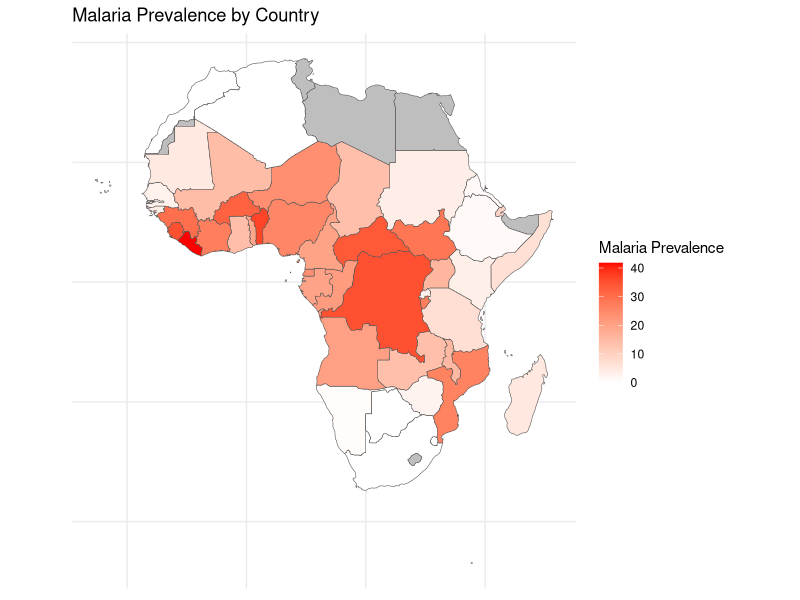
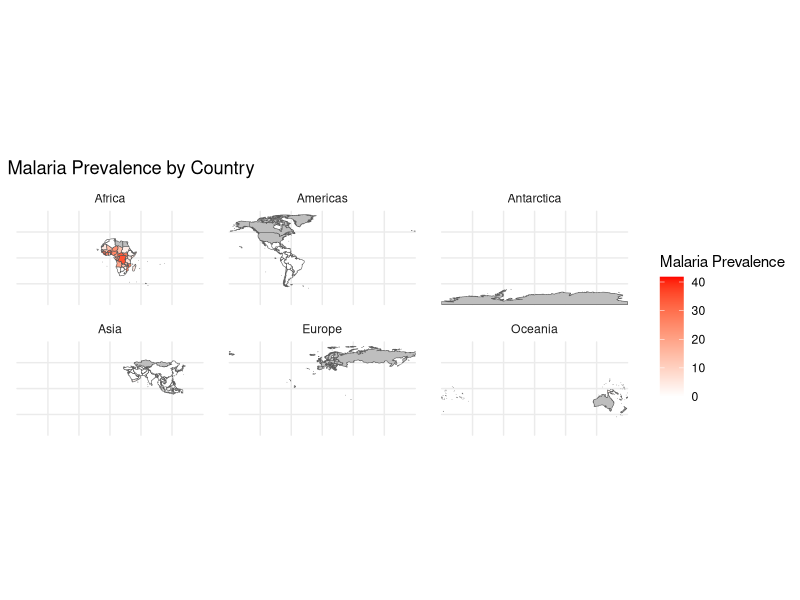

The R script that drew these images, in order:
## ---- chunk 1
library(tidyverse)
library(readxl)
library(rnaturalearth)
library(rnaturalearthdata)
library(dplyr)

Malaria <- read.csv("National_Unit_data.csv")

Incidence<- Malaria%>%
  filter(Metric == "Infection Prevalence" & Year == "2019")%>%
  mutate(Prevalence = Value)%>%
  select(c(ISO3, Prevalence))
## ---- chunk 2
world_map <- ne_countries(scale = 'medium', returnclass = "sf")

map_data <- world_map %>%
  left_join(Incidence, by = c("iso_a3" = "ISO3"))
## ---- chunk 3
ggplot() +
  geom_sf(data = map_data%>%
            filter(continent == "Africa"),
          aes(fill = Prevalence)) +
  scale_fill_gradient(low = "white", high = "red", na.value = "gray", name = "Malaria Prevalence") +
  theme_minimal() +
  theme(axis.text = element_blank(), axis.ticks = element_blank(), axis.title = element_blank()) +
  labs(title = "Malaria Prevalence by Country")
## ---- chunk 4
ggplot() +
  geom_sf(data = map_data, aes(fill = Prevalence)) +
  scale_fill_gradient(low = "white", high = "red", na.value = "gray", name = "Malaria Prevalence") +
  theme_minimal() +
  theme(axis.text = element_blank(), axis.ticks = element_blank(), axis.title = element_blank()) +
  labs(title = "Malaria Prevalence by Country") +
  facet_wrap(~ region_un)

## ---- chunk 5
# # Filter to only include infection prevalence data for a specific year
# Year <- 2019
# Incidence <- Malaria %>%
#   filter(Metric == "Incidence Rate" & Units == "Cases per Thousand" & Year == Year) %>%
#   mutate(Incidence_Rate = Value) %>%
#   select(c(ISO3, Incidence_Rate))
# 
# # Get world map data with medium scale
# world_map <- ne_countries(scale = "medium", returnclass = "sf")
# 
# # Join incidence data with world map data
# map_data <- world_map %>%
#   left_join(Incidence, by = c("iso_a3" = "ISO3"))
# 
# # Create the choropleth map using ggplot2
# ggplot() +
#   geom_sf(data = map_data, aes(fill = Incidence_Rate)) +
#   scale_fill_gradient(low = "white", high = "red", na.value = "gray", name = "Malaria Incidence Rate") +
#   theme_minimal() +
#   theme(axis.text = element_blank(), axis.ticks = element_blank(), axis.title = element_blank()) +
#   labs(title = paste0("Malaria Incidence Rate by Country in ", Year))
## ---- chunk 6
library(tidyverse)
library(readxl)
library(rnaturalearth)
library(rnaturalearthdata)
library(dplyr)
library(gganimate)
library(transformr)

Malaria <- read.csv("National_Unit_data.csv")

Incidence <- Malaria %>%
  filter(Metric == "Infection Prevalence" & Year >= 2010 & Year <= 2020) %>%
  mutate(Year = as.factor(Year),
         Prevalence = Value)

world_map <- ne_countries(scale = "medium", returnclass = "sf")

map_data <- world_map %>%
  left_join(Incidence, by = c("iso_a3" = "ISO3"))

p <- ggplot() +
  geom_sf(data = map_data%>%
            filter(continent == "Africa"), 
          aes(fill = Prevalence)) +
  scale_fill_gradient(low = "white", high = "red", na.value = "gray", name = "Malaria Prevalence") +
  theme_minimal() +
  theme(axis.text = element_blank(), axis.ticks = element_blank(), axis.title = element_blank()) +
  labs(title = "Malaria Prevalence by Country") +
  transition_states(Year, transition_length = 2, state_length = 2)

animate(p, fps = 25, width = 800, height = 500)
## ---- chunk 7
